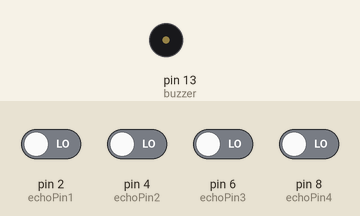
A sketch run on a simulated Arduino Uno, built with avr-gcc and run on an emulated ATmega328P. On the bench: buzzer (waves = sounding). The test bench sets the inputs (shaded band); at power-on: pin 2 (echoPin1), pin 4 (echoPin2), pin 6 (echoPin3), pin 8 (echoPin4) LOW.

Above: at 0.1 s.
At 5.1 s:
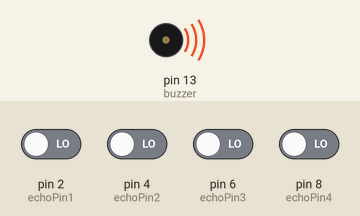
Timing chart, 0 to 6.6 s (numbered marks = the images above):
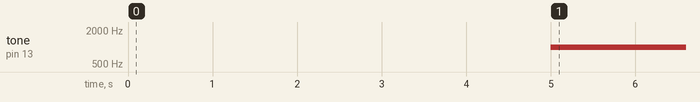

The sketch:

code.ino
```cpp
int trigPin1=3;
int trigPin2=5;
int trigPin3=7;
int trigPin4=9;

int echoPin1=2;
int echoPin2=4;
int echoPin3=6;
int echoPin4=8;

int buzzer=13;

int distance[4];
long duration[4];

void setup() {

  pinMode(trigPin1, OUTPUT);
  pinMode(trigPin2, OUTPUT);
  pinMode(trigPin3, OUTPUT);
  pinMode(trigPin4, OUTPUT);

  pinMode(echoPin1, INPUT);
  pinMode(echoPin2, INPUT);
  pinMode(echoPin3, INPUT);
  pinMode(echoPin4, INPUT);

  pinMode(buzzer, OUTPUT);

}

void sensor(){

  digitalWrite(3, HIGH);
  digitalWrite(5, HIGH);
  digitalWrite(7, HIGH);
  digitalWrite(9, HIGH);

  delay(1000);

  digitalWrite(3, LOW);
  digitalWrite(5, LOW);
  digitalWrite(7, LOW);
  digitalWrite(9, LOW);

}


void take(){

duration[0]=pulseIn(2,HIGH);
distance[0]=((duration[0]*0.034)/2);

duration[1]=pulseIn(4,HIGH);
distance[1]=((duration[0]*0.034)/2);

duration[2]=pulseIn(6,HIGH);
distance[2]=((duration[0]*0.034)/2);

duration[3]=pulseIn(8,HIGH);
distance[3]=((duration[0]*0.034)/2);

}


void buzz()
{
   for(int i=0;i<4;i++){

    if(distance[i]<10){

      tone(buzzer,1000);
    }
    else{
      noTone(buzzer);
    }
  }

}

void loop() {

  sensor();
  take();
  buzz();

}
```

Measured:
- by itself, tone on pin 13 (buzzer): silent → 1000 Hz at 5.0 s
